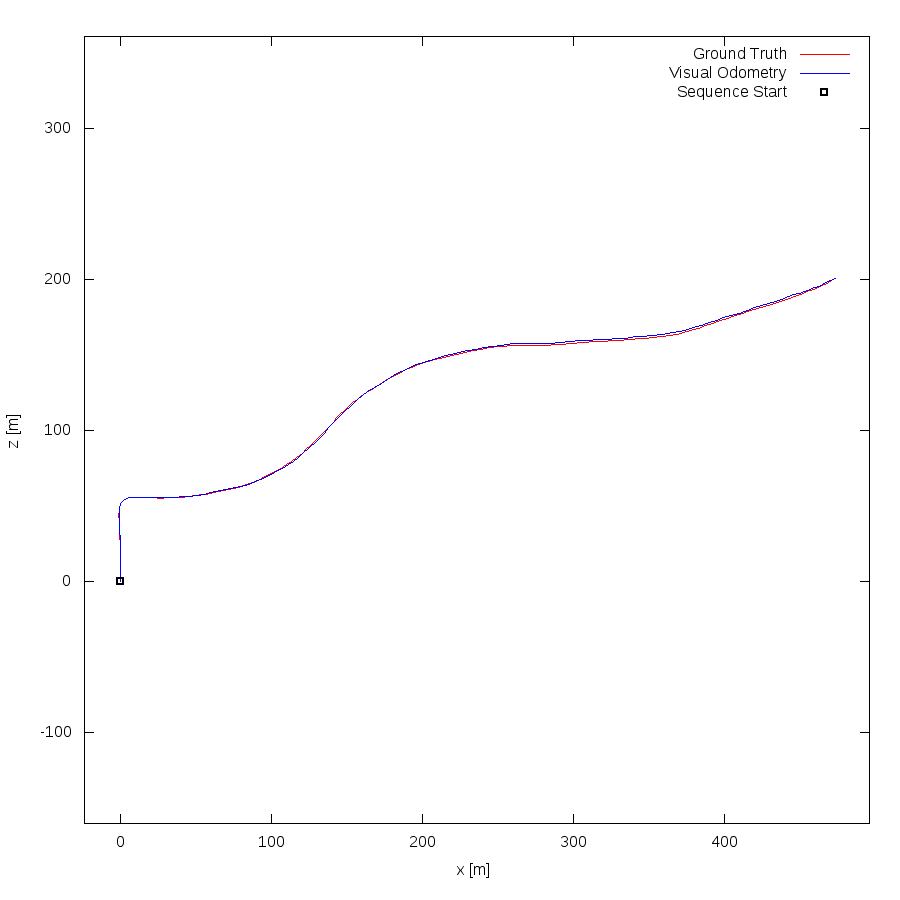

This figure's gnuplot source:
set term postscript eps enhanced color
set output "03.eps"
set size ratio -1
set xrange [-24:496]
set yrange [-160:361]
set xlabel "x [m]"
set ylabel "z [m]"
plot "03.txt" using 1:2 lc rgb "#FF0000" title 'Ground Truth' w lines,"03.txt" using 3:4 lc rgb "#0000FF" title 'Visual Odometry' w lines,"< head -1 03.txt" using 1:2 lc rgb "#000000" pt 4 ps 1 lw 2 title 'Sequence Start' w points
